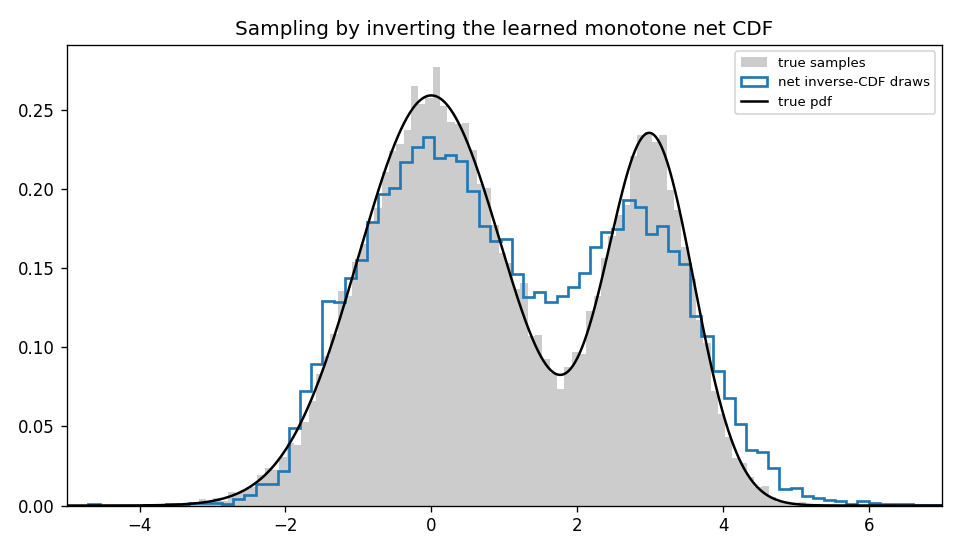

Write Python code to recreate this figure.
"""wf08 -- inverse-CDF sampling quality: is the net a faithful, compact generator?

Random-variate generation by inverting a learned monotone CDF: x = F^{-1}(u), u ~ U(0,1).
We draw 20000 samples by inverting (a) the net CDF and (b) the Parzen CDF on the asymmetric
bimodal, and ask whether the drawn samples' empirical CDF matches the TRUE CDF. A fresh true
sample of the same size is the irreducible-noise reference. We average over a few seeds so the
verdict is not one lucky draw, and we report the generator's storage footprint (net params vs
n stored samples) because compactness is the only thing the net could plausibly buy here.
"""
import os

os.environ.setdefault("OMP_NUM_THREADS", "1")  # ponytail: box is oversubscribed; 1 thread/proc avoids thrash
import numpy as np
import torch

torch.set_num_threads(1)

from parzen_cdf import data, metrics, parzen
from parzen_cdf.models import CDFNet
from parzen_cdf.training import TrainConfig, make_sample_training_set, set_seed, train_cdf

mix = data.asymmetric_bimodal()
GRID = np.linspace(-6, 8, 4000)
GRID_T = torch.as_tensor(GRID, dtype=torch.float32)
TRUE_CDF = mix.cdf(GRID)
QS = np.array([0.05, 0.1, 0.25, 0.5, 0.75, 0.9, 0.95])
TRUE_Q = mix.cdf_inverse(QS) if hasattr(mix, "cdf_inverse") else None


def invert(cdf_on_grid, u):
    """x = F^{-1}(u) on the monotone CDF grid, linear-interpolated."""
    cdf = np.maximum.accumulate(cdf_on_grid)
    cdf = (cdf - cdf[0]) / (cdf[-1] - cdf[0])
    idx = np.clip(np.searchsorted(cdf, u), 1, len(GRID) - 1)
    c0, c1 = cdf[idx - 1], cdf[idx]
    x0, x1 = GRID[idx - 1], GRID[idx]
    frac = np.where(c1 > c0, (u - c0) / (c1 - c0), 0.0)
    return x0 + frac * (x1 - x0)


def emp_ks(draws):
    sd = np.sort(draws)
    ecdf = np.searchsorted(sd, GRID, side="right") / len(draws)
    return metrics.ks_distance(TRUE_CDF, ecdf)


def true_quantiles():
    # invert the true CDF on the grid for a quantile ground truth
    return invert(TRUE_CDF, QS)


def main():
    n_train, n_draw = 2000, 20000
    seeds = [0, 1, 2]
    tq = true_quantiles()

    rows = {"net": [], "parzen": [], "true_ref": []}
    qabs = {"net": [], "parzen": []}
    net_params = None
    plot = {}
    for sd in seeds:
        s = mix.sample(n_train, np.random.default_rng(sd))
        h = parzen.silverman_bandwidth(s)

        set_seed(sd)
        inp, tgt = make_sample_training_set(s, h)
        net = CDFNet(1, (32,), activation="sigmoid", monotone=True)
        net, _ = train_cdf(net, inp, tgt, TrainConfig(optimizer="adam", lr=0.03, epochs=8000, seed=sd))
        if net_params is None:
            net_params = sum(p.numel() for p in net.parameters())
        net_cdf = net(GRID_T).detach().numpy()
        parzen_cdf = parzen.parzen_cdf(GRID, s, h)

        # use the SAME uniforms for net and parzen so the comparison is variance-free
        u = np.random.default_rng(100 + sd).uniform(size=n_draw)
        draws_net = invert(net_cdf, u)
        draws_parzen = invert(parzen_cdf, u)
        draws_true = mix.sample(n_draw, np.random.default_rng(200 + sd))

        rows["net"].append(emp_ks(draws_net))
        rows["parzen"].append(emp_ks(draws_parzen))
        rows["true_ref"].append(emp_ks(draws_true))
        qabs["net"].append(np.abs(np.quantile(draws_net, QS) - tq))
        qabs["parzen"].append(np.abs(np.quantile(draws_parzen, QS) - tq))
        if sd == seeds[0]:
            plot["net"], plot["true"] = draws_net, draws_true
        print(f"  seed {sd} done", flush=True)

    def ms(a):
        a = np.asarray(a)
        return a.mean(), a.std()

    print(f"asymmetric_bimodal  train n={n_train}  draw n={n_draw}  seeds={seeds}")
    print("KS gap (drawn empirical CDF vs TRUE CDF), mean +/- std over seeds:")
    print(f"  net    inverse-CDF : {ms(rows['net'])[0]:.4f} +/- {ms(rows['net'])[1]:.4f}")
    print(f"  parzen inverse-CDF : {ms(rows['parzen'])[0]:.4f} +/- {ms(rows['parzen'])[1]:.4f}")
    print(f"  fresh true sample  : {ms(rows['true_ref'])[0]:.4f} +/- {ms(rows['true_ref'])[1]:.4f}  (irreducible)")

    qn = np.mean(qabs["net"], axis=0)
    qp = np.mean(qabs["parzen"], axis=0)
    print(f"\nMean |quantile error| at {list(QS)}:")
    print(f"  true quantiles : {np.round(tq, 3)}")
    print(f"  net    err     : {np.round(qn, 4)}  (avg {qn.mean():.4f})")
    print(f"  parzen err     : {np.round(qp, 4)}  (avg {qp.mean():.4f})")

    print(f"\nGenerator footprint (storage to reproduce the sampler):")
    print(f"  net    : {net_params} float params")
    print(f"  parzen : {n_train} stored samples + 1 bandwidth = {n_train + 1} floats")
    print(f"  compression factor net vs parzen: {(n_train + 1) / net_params:.1f}x fewer floats")

    import matplotlib
    matplotlib.use("Agg")
    import matplotlib.pyplot as plt
    draws_net, draws_true = plot["net"], plot["true"]
    fig, ax = plt.subplots(figsize=(8, 4.6))
    ax.hist(draws_true, bins=90, density=True, alpha=0.4, color="gray", label="true samples")
    ax.hist(draws_net, bins=90, density=True, histtype="step", color="tab:blue", lw=1.6, label="net inverse-CDF draws")
    ax.plot(GRID, mix.pdf(GRID), "k-", lw=1.5, label="true pdf")
    ax.set_title("Sampling by inverting the learned monotone net CDF")
    ax.legend(fontsize=8)
    ax.set_xlim(-5, 7)
    fig.tight_layout()
    fig.savefig("temp_analysis/wf08_sampling.png", dpi=120)
    plt.close(fig)
    print("\nfigure -> temp_analysis/wf08_sampling.png")


if __name__ == "__main__":
    main()
